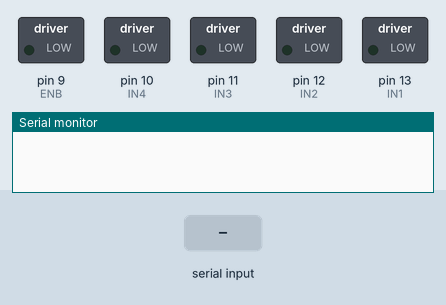
Simulated run of this sketch. Board: Arduino Uno, built with avr-gcc and run on an emulated ATmega328P. Parts: switched loads named in the sketch (green lamp = pin HIGH), the last lines printed to the serial monitor. The inputs (shaded band) are chosen by the test bench.

Above: at 1.2 s.
1.3 s: "6" received over Serial
At 2.1 s:
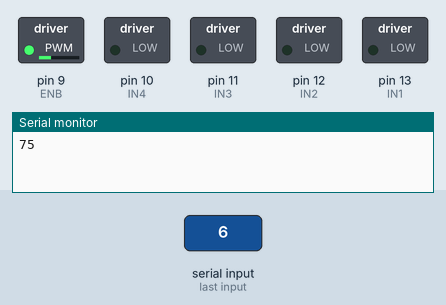
2.8 s: "1" received over Serial
At 3.2 s:
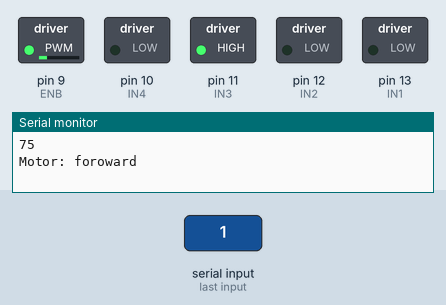
4.3 s: "2" received over Serial
At 5.5 s:
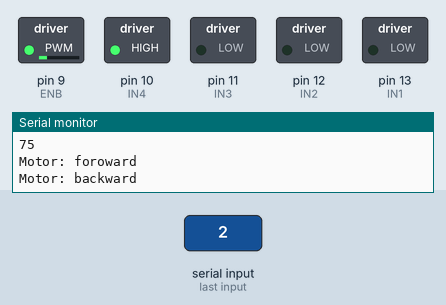
5.8 s: "3" received over Serial
At 6.7 s:
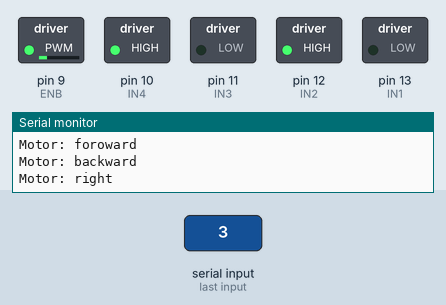
7.3 s: "4" received over Serial
At 7.8 s:
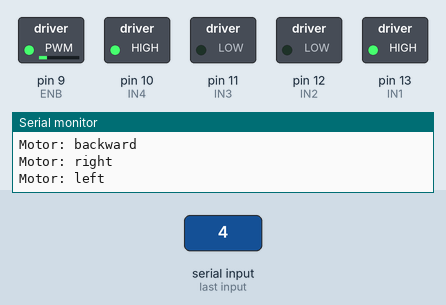
8.8 s: "6" received over Serial
At 10.2 s:
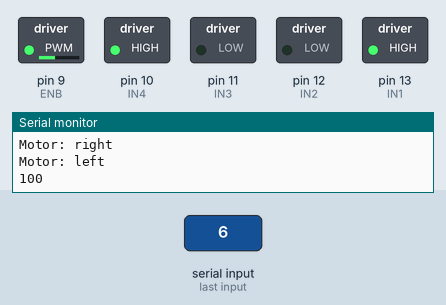
Timing chart, 0 to 11.3 s (numbered marks = the images above; inputs shaded):
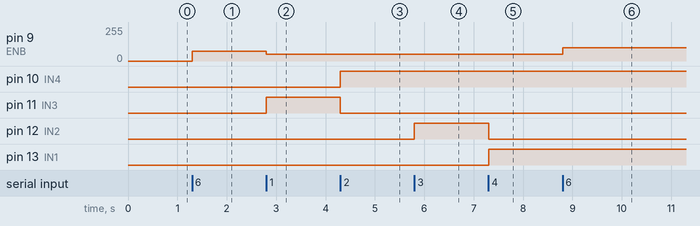

The sketch:

control_serial.ino
```cpp
char c;
int IN1 = 13;
int IN2 = 12;
int IN3 = 11;
int IN4 = 10;
int ENB = 9;
int flag = 0;
int vel = 50;
void setup()
{
   Serial.begin(9600);
   pinMode(IN1, OUTPUT);
   pinMode(IN2, OUTPUT);
   pinMode(IN3, OUTPUT);
   pinMode(IN4, OUTPUT);
    pinMode(ENB, OUTPUT);
}

void Adelante ()
{
 //Direccion motor
 digitalWrite (IN3, HIGH);
 digitalWrite (IN4, LOW);
 analogWrite (ENB, 50);
}

void Atras ()
{
 //Direccion motor
 digitalWrite (IN3, LOW);
 digitalWrite (IN4, HIGH);
 analogWrite (ENB, 50);
}

void Izquierda(){
 digitalWrite (IN1, HIGH);
 digitalWrite (IN2, LOW);
}

void Derecha(){
 digitalWrite (IN1, LOW);
 digitalWrite (IN2, HIGH);
}

void Recto(){
 digitalWrite (IN1, LOW);
 digitalWrite (IN2, LOW);
}

void Parar ()
{
 digitalWrite (IN1, LOW);
 digitalWrite (IN2, LOW);
 digitalWrite (IN3, LOW);
 digitalWrite (IN4, LOW);
 analogWrite (ENB, 0);
}
void loop()
{
  if(Serial.available()> 0)
  {
    c=Serial.read();
    flag = 0;
    if (c == '6'){
       vel = vel + 25;
       if(vel >= 250)
       {
        vel = 255;
       }
       analogWrite (ENB, vel);
       Serial.println(vel);
    }
    if (c == '7'){
       vel = vel - 25;
       if(vel <= 50)
       {
        vel = 50;
       }
       analogWrite (ENB, vel);
       Serial.println(vel);
    }
  }

  if (c == '1') {
    Adelante();
    if(flag == 0){
      Serial.println("Motor: foroward");
      flag=1;
    }
  }
  if (c == '2') {
    Atras();
    if(flag == 0){
      Serial.println("Motor: backward");
      flag=1;
    }
  }
  if (c == '3') {
    Derecha();
    if(flag == 0){
      Serial.println("Motor: right");
      flag=1;
    }
  }

  if (c == '4') {
    Izquierda();
    if(flag == 0){
      Serial.println("Motor: left");
      flag=1;
    }
  }
  if (c == '5') {
    Recto();
    if(flag == 0){
      Serial.println("Motor: onwards");
      flag=1;
    }
  }
  if (c == '0') {
    Parar();
    if(flag == 0){
      Serial.println("Motor: off");
      flag=1;
    }
  }
}
```

Measured:
- after the input at 1.3 s, pin 9 (ENB): 0/255 → 75/255 at once
- after the input at 2.8 s, pin 9 (ENB): 75/255 → 50/255 at once; pin 11 (IN3): LOW → HIGH at once
- after the input at 4.3 s, pin 10 (IN4): LOW → HIGH at once; pin 11 (IN3): HIGH → LOW at once
- after the input at 5.8 s, pin 12 (IN2): LOW → HIGH at once
- after the input at 7.3 s, pin 12 (IN2): HIGH → LOW at once; pin 13 (IN1): LOW → HIGH at once
- after the input at 8.8 s, pin 9 (ENB): 50/255 → 100/255 at once
